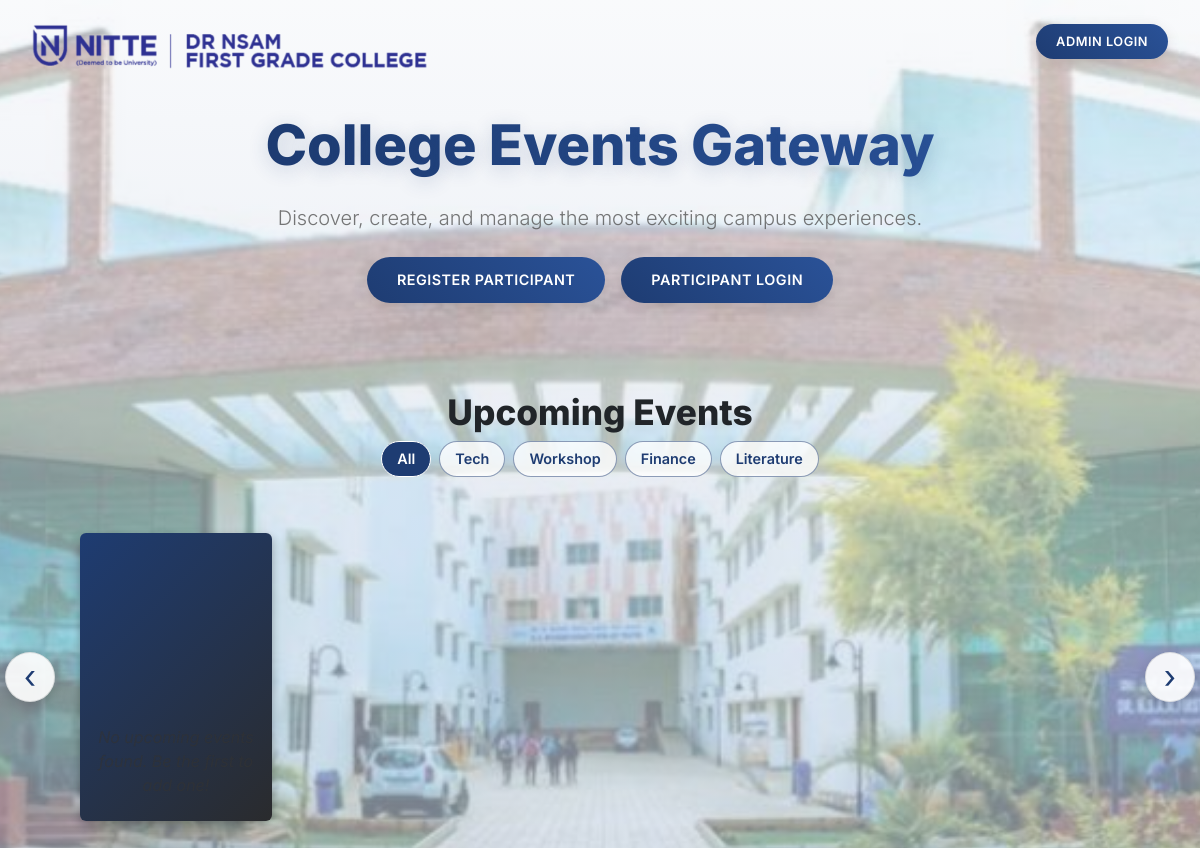
The app's page /, older data.
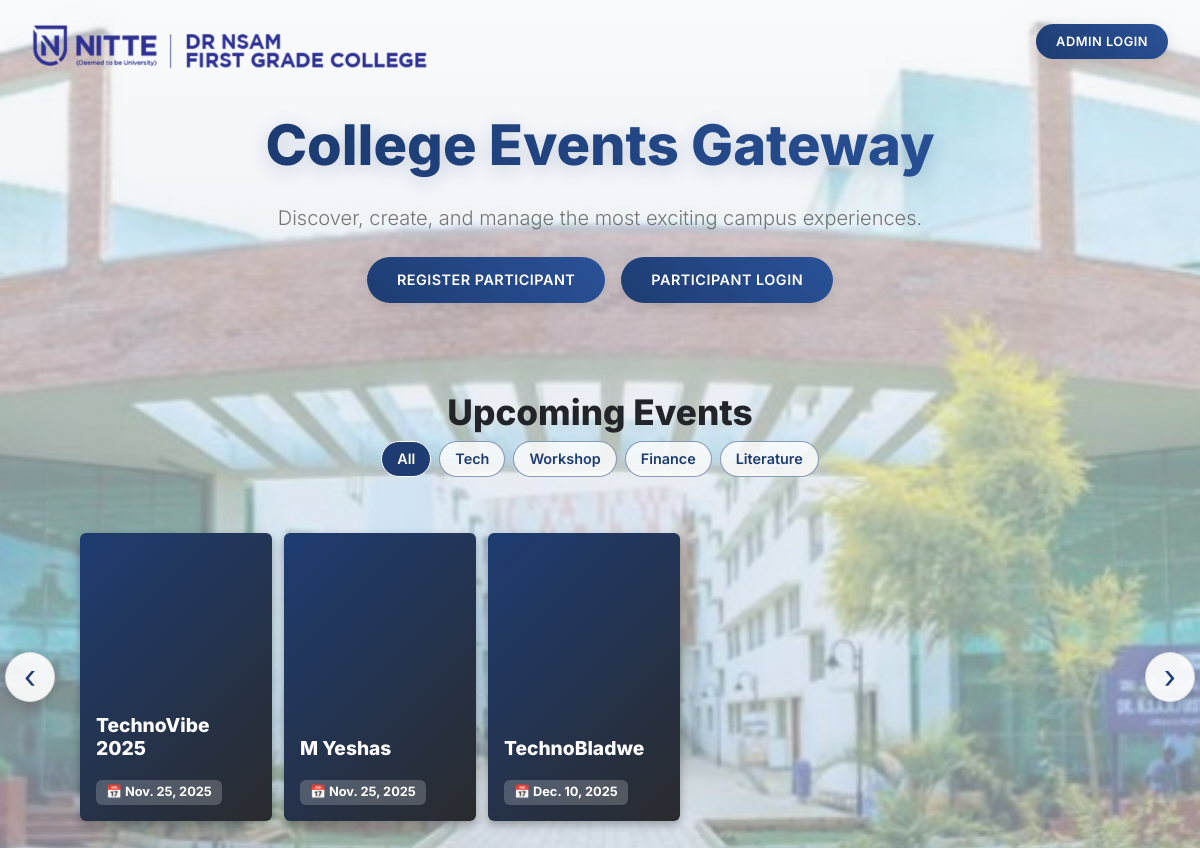
The same page, newer data.
### events/models.py (models this page shows, shortened)
class Event(models.Model):
    name = models.CharField(max_length=100)
    date = models.DateField()
    location = models.CharField(max_length=100)
    description = models.TextField()
    image_url = models.URLField(blank=True, null=True, help_text="Paste an image URL here for the event card background")

### events/views.py (the view)
# urls.py: 2. Add a URL to urlpatterns:  path('', views.home, name='home')
def home(request):
    events = Event.objects.all()  # fetch all events from database
    return render(request, 'events/home.html', {'events': events})

### events/templates/events/home.html (shortened to what this page needs)
{% load static %}
<!DOCTYPE html>
<html lang="en">
<head>
  <link href="https://cdn.jsdelivr.net/npm/bootstrap@5.3.0/dist/css/bootstrap.min.css" rel="stylesheet">
</head>
<body>
  <div class="logo-corner">
    <img src="{% static 'events/img/logo.png' %}" alt="College Logo">
  </div>
  <div class="admin-corner">
    <a href="{% url 'admin_dashboard' %}" class="btn btn-custom"
      style="background: linear-gradient(45deg, #1e3c72, #2a5298); padding: 8px 20px; font-size: 0.8rem;">Admin
      Login</a>
  </div>
  <div class="hero-section">
    <h1 class="hero-title">College Events Gateway</h1>
    <p class="lead mb-4" style="opacity: 0.8; color: #555;">Discover, create, and manage the most exciting campus
      experiences.</p>
    <div class="d-flex justify-content-center gap-3 flex-wrap">
      <a href="{% url 'register_participant' %}" class="btn btn-custom btn-register">Register Participant</a>
      <a href="{% url 'participant_login' %}" class="btn btn-custom btn-add">Participant Login</a>
    </div>
  </div>
  <div class="events-section mt-4 mb-5" style="width: 100%;">
    <h3 class="mb-2 text-dark text-center" style="font-weight: 800; font-size: 2.2rem;">Upcoming Events</h3>
    <div class="d-flex justify-content-center gap-2 mb-4 px-3 flex-wrap">
      <button class="btn btn-category active" onclick="filterCategory('all', this)">All</button>
      <button class="btn btn-category" onclick="filterCategory('tech', this)">Tech</button>
      <button class="btn btn-category" onclick="filterCategory('workshop', this)">Workshop</button>
      <button class="btn btn-category" onclick="filterCategory('finance', this)">Finance</button>
      <button class="btn btn-category" onclick="filterCategory('literature', this)">Literature</button>
    </div>
    <div class="events-wrapper">
      <button class="scroll-btn left-btn" onclick="scrollEvents('left')">&#8249;</button>
      <div class="events-list" id="eventsList">
        {% for event in events %}
        <div class="event-card" data-bs-toggle="modal" data-bs-target="#eventModal{{ event.id }}" data-category="{{ event.name|lower }} {{ event.description|lower }}">
          <div class="mb-2">
            <h4 class="mb-1 text-white" style="font-weight: 800; font-size: 1.2rem; line-height: 1.2; word-wrap: break-word; overflow-wrap: break-word; white-space: normal;">{{ event.name }}
            </h4>
          </div>
          <div class="d-flex flex-wrap gap-2 mt-2">
            <span class="badge"
              style="background-color: rgba(255, 255, 255, 0.2); font-size: 0.8rem; padding: 6px 10px; color: white;">📅
              {{ event.date }}</span>
          </div>
        </div>
        {% empty %}
        <div class="event-card text-center py-4" style="cursor: default; width: 100%; min-width: unset;">
          <p class="empty-state mb-0">No upcoming events found. Be the first to add one!</p>
        </div>
        {% endfor %}
      </div>
      <button class="scroll-btn right-btn" onclick="scrollEvents('right')">&#8250;</button>
    </div>
  </div>
</body>
</html>

Row changes from the older to the newer data that the page shows:
added Event: name "TechnoVibe 2025", date "Nov. 25, 2025"
added Event: name "M Yeshas", date "Nov. 25, 2025"
added Event: name "TechnoBladwe", date "Dec. 10, 2025"
